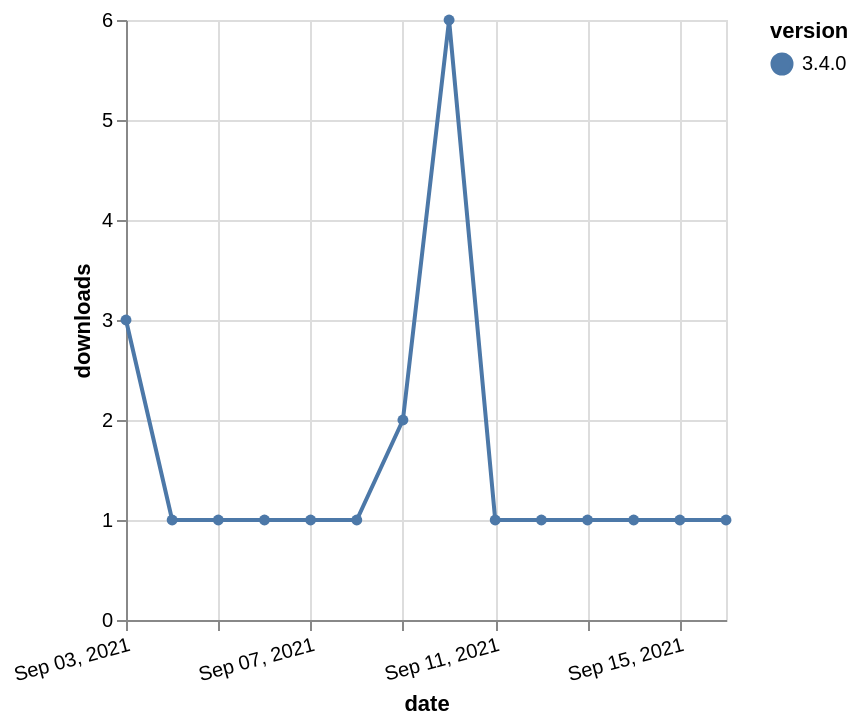

This figure's Vega-Lite source:
### Vega-Lite specification from a JSON file in a GitHub repository (floating-point values rounded to 4 significant figures)
{"$schema": "https://vega.github.io/schema/vega-lite/v5.json", "description": "A simple bar chart with embedded data.", "data": {"values": [{"date": "2021-09-03", "total": 504, "delta": 3, "version": "3.4.0"}, {"date": "2021-09-04", "total": 505, "delta": 1, "version": "3.4.0"}, {"date": "2021-09-05", "total": 506, "delta": 1, "version": "3.4.0"}, {"date": "2021-09-06", "total": 507, "delta": 1, "version": "3.4.0"}, {"date": "2021-09-07", "total": 508, "delta": 1, "version": "3.4.0"}, {"date": "2021-09-08", "total": 509, "delta": 1, "version": "3.4.0"}, {"date": "2021-09-09", "total": 511, "delta": 2, "version": "3.4.0"}, {"date": "2021-09-10", "total": 517, "delta": 6, "version": "3.4.0"}, {"date": "2021-09-11", "total": 518, "delta": 1, "version": "3.4.0"}, {"date": "2021-09-12", "total": 519, "delta": 1, "version": "3.4.0"}, {"date": "2021-09-13", "total": 520, "delta": 1, "version": "3.4.0"}, {"date": "2021-09-14", "total": 521, "delta": 1, "version": "3.4.0"}, {"date": "2021-09-15", "total": 522, "delta": 1, "version": "3.4.0"}, {"date": "2021-09-16", "total": 523, "delta": 1, "version": "3.4.0"}]}, "width": "container", "mark": {"type": "line", "point": {"filled": true}}, "encoding": {"x": {"field": "date", "type": "temporal", "timeUnit": "yearmonthdate", "title": "date", "axis": {"labelAngle": -15}}, "y": {"field": "delta", "type": "quantitative", "title": "downloads"}, "color": {"field": "version", "type": "nominal"}, "tooltip": {"field": "delta"}}}
